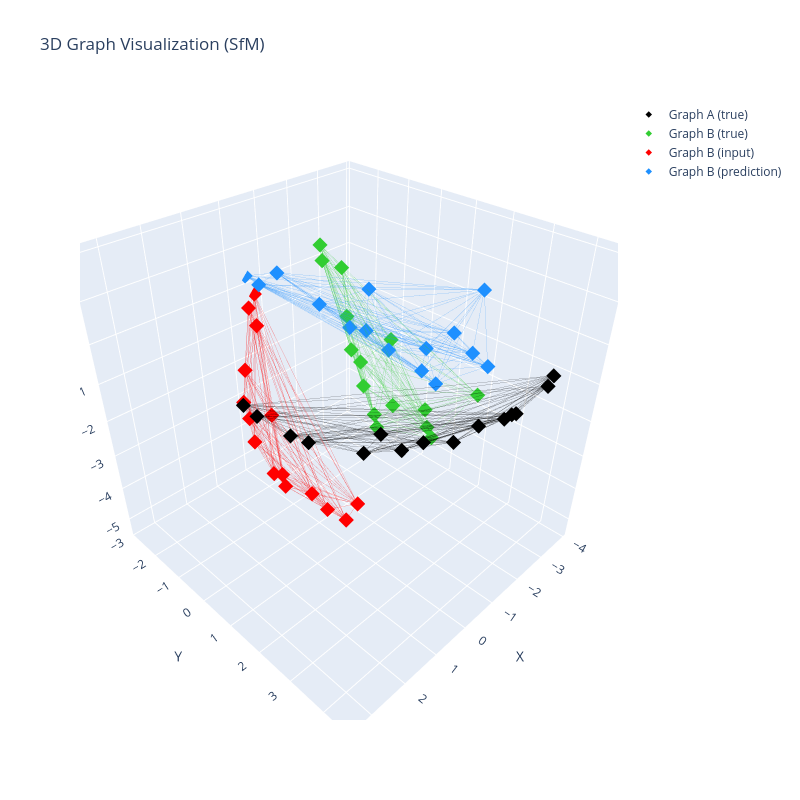

The cell this chart's notebook holds for it:
### Markdown cell above
# Visualize Prediction

Here we visualize a prediction. This visual is for the training dataset. We notice it looks pretty good! But if we take a look at an example from the validation dataset... we will see that it fails to generalize.

### Code cell
import utils.vis

# Use the new helper function to visualize predictions
# sample = train_dataset[15]
sample = val_dataset[16]
predicted_graph_b, true_graph_b, graph_a, graph_b = utils.vis.visualize_sfm_prediction(model, sample)

### Figure 1 — Plotly figure (JSON) as saved in the notebook; plotly's stock layout.template omitted (floating-point values rounded to 4 significant figures; data arrays with more than 128 entries replaced by an {"elided": "..."} marker saying what was removed)
{"data": [{"hovertemplate": "%{x:.2f}, %{y:.2f}, %{z:.2f}<extra></extra>", "marker": {"color": "black", "opacity": 1.0, "size": 5, "symbol": "diamond"}, "mode": "markers", "name": "Graph A (true)", "x": [-1.197, -1.208, 0.3296, -0.8214, 2.908, -1.837, 1.842, 1.093, 2.155, -2.277, 2.713, 1.872, -0.3578, 1.379, 1.162], "y": [3.642, 4.356, 4.133, 4.668, 1.279, 4.681, 1.807, 4.029, 1.652, 4.535, 1.397, 3.713, 4.71, 2.849, 3.597], "z": [-1.168, -0.5255, -0.4878, -0.1491, 0.2086, -0.004015, -0.9374, -0.1331, -0.6901, -0.02787, -0.07628, 0.2984, -0.01577, -0.8779, -0.5108], "type": "scatter3d"}, {"hoverinfo": "skip", "line": {"color": "black", "width": 1}, "mode": "lines", "opacity": 0.3, "showlegend": false, "x": {"elided": "315 float values"}, "y": {"elided": "315 float values"}, "z": {"elided": "315 float values"}, "type": "scatter3d"}, {"hovertemplate": "%{x:.2f}, %{y:.2f}, %{z:.2f}<extra></extra>", "marker": {"color": "limegreen", "opacity": 1.0, "size": 5, "symbol": "diamond"}, "mode": "markers", "name": "Graph B (true)", "x": [-0.8713, -1.92, -1.686, -1.979, -0.5056, -1.442, -2.979, -2.465, -2.434, -0.6855, -1.421, -2.723, -2.622, -2.884, -1.106], "y": [1.028, -0.4383, 1.85, -0.8207, 1.447, 0.1261, -2.173, -1.465, 2.719, 2.849, 1.098, -2.685, -2.515, -0.3136, 2.386], "z": [-2.036, -1.716, -1.898, -1.553, -1.987, -1.938, -0.1002, -1.042, -1.435, -1.62, -2.018, 0.4366, 0.09451, -1.422, -1.81], "type": "scatter3d"}, {"hoverinfo": "skip", "line": {"color": "limegreen", "width": 1}, "mode": "lines", "opacity": 0.3, "showlegend": false, "x": {"elided": "315 float values"}, "y": {"elided": "315 float values"}, "z": {"elided": "315 float values"}, "type": "scatter3d"}, {"hovertemplate": "%{x:.2f}, %{y:.2f}, %{z:.2f}<extra></extra>", "marker": {"color": "red", "opacity": 1.0, "size": 5, "symbol": "diamond"}, "mode": "markers", "name": "Graph B (input)", "x": [1.771, 1.074, 1.025, 0.9691, 1.906, 1.464, -0.5678, 0.3683, 0.07008, 1.308, 1.395, -0.7338, -0.436, 0.2181, 1.251], "y": [0.5539, -1.12, 0.9227, -1.441, 1.093, -0.4631, -2.747, -2.107, 1.432, 2.301, 0.3682, -2.955, -2.837, -1.387, 1.668], "z": [-2.512, -2.254, -3.328, -2.005, -2.458, -2.368, -1.073, -1.679, -3.926, -3.02, -2.875, -0.3337, -0.5648, -2.73, -3.174], "type": "scatter3d"}, {"hoverinfo": "skip", "line": {"color": "red", "width": 1}, "mode": "lines", "opacity": 0.3, "showlegend": false, "x": {"elided": "315 float values"}, "y": {"elided": "315 float values"}, "z": {"elided": "315 float values"}, "type": "scatter3d"}, {"hovertemplate": "%{x:.2f}, %{y:.2f}, %{z:.2f}<extra></extra>", "marker": {"color": "dodgerblue", "opacity": 1.0, "size": 5, "symbol": "diamond"}, "mode": "markers", "name": "Graph B (prediction)", "x": [-2.305, -2.28, -2.97, -2.082, -2.17, -2.314, -1.251, -1.822, -3.377, -2.454, -2.658, -0.5479, -0.7819, -2.712, -2.71], "y": [1.185, -0.6062, 1.536, -0.9761, 1.725, 0.1195, -2.667, -1.782, 1.951, 2.877, 0.9934, -3.014, -2.81, -0.9467, 2.276], "z": [-1.422, -1.043, -0.5309, -1.023, -1.473, -1.304, 0.155, -0.5829, 0.5603, -0.6221, -1.039, 0.1927, -0.05124, -0.1896, -0.65], "type": "scatter3d"}, {"hoverinfo": "skip", "line": {"color": "dodgerblue", "width": 1}, "mode": "lines", "opacity": 0.3, "showlegend": false, "x": {"elided": "315 float values"}, "y": {"elided": "315 float values"}, "z": {"elided": "315 float values"}, "type": "scatter3d"}], "layout": {"scene": {"xaxis": {"title": {"text": "X"}, "range": [-4.096, 3.627]}, "yaxis": {"title": {"text": "Y"}, "range": [-3.014, 4.71]}, "zaxis": {"title": {"text": "Z"}, "range": [-5.545, 2.179]}, "aspectmode": "cube"}, "title": {"text": "3D Graph Visualization (SfM)"}, "width": 800, "height": 800}}
